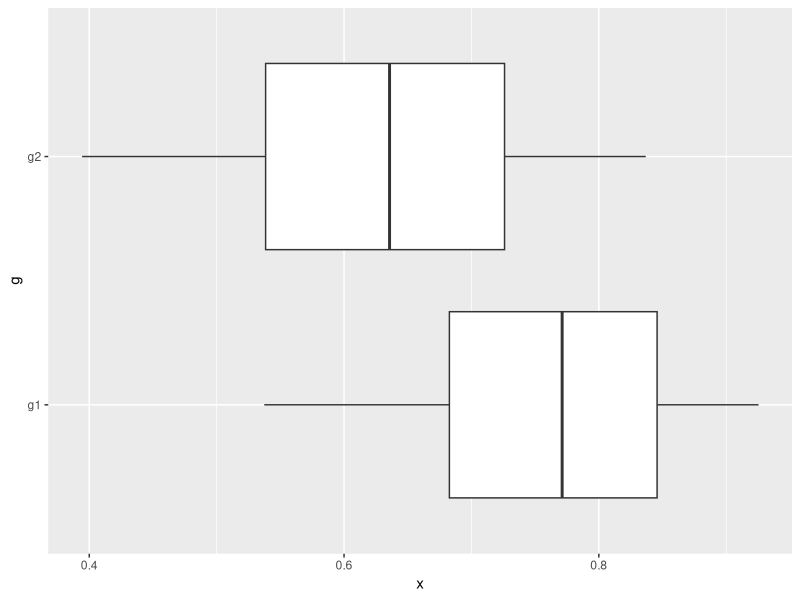
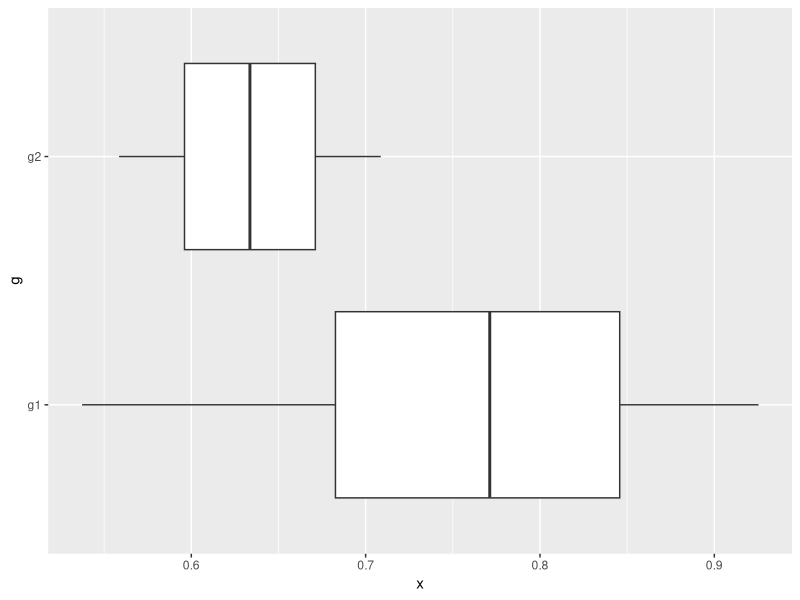

These figures' R source, in order:
## ---- chunk 1
suppressMessages(suppressWarnings(library(tidyverse)))
n1 <- 10
n2 <- 10
pseudo_boxplot <- function(n1, n2, a1, b1, a2, b2) {
  x1 <- qbeta((1:n1)/(n1+1), 6, 2)
  x2 <- qbeta((1:n2)/(n2+1), 5, 3)
  data.frame(x=c(x1, x2), g=paste0("g", rep(1:2, c(n1, n2)))) -> df
  print(df)
  df %>%
    ggplot(aes(g, x)) +
      geom_boxplot() +
      coord_flip()
}

pseudo_boxplot(10, 10, 6, 2, 5, 3)
## ---- chunk 2
pseudo_boxplot(10, 2, 6, 2, 5, 3)
